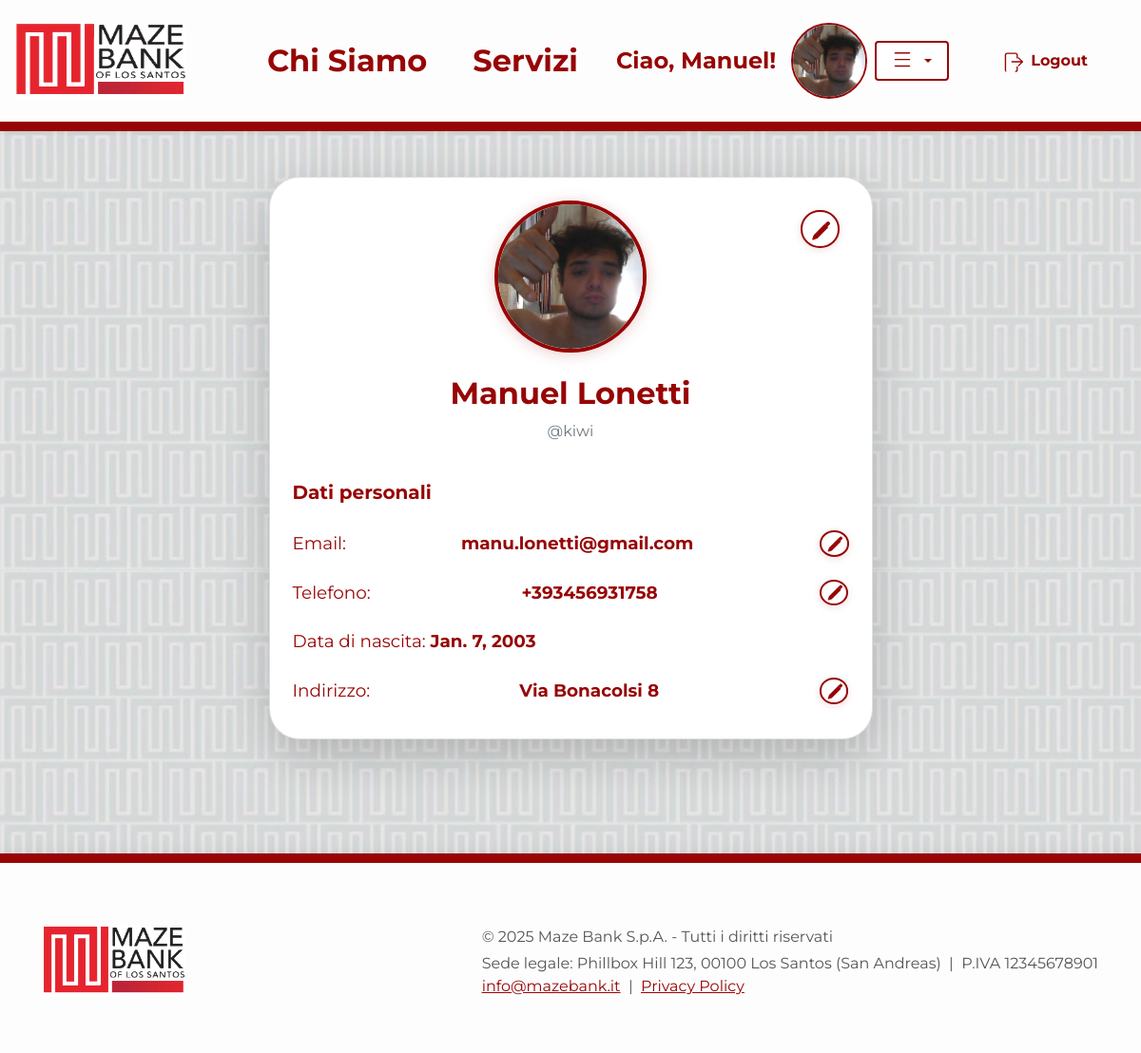
Page /banking/profilo/11 (signed in) on the earlier database version.
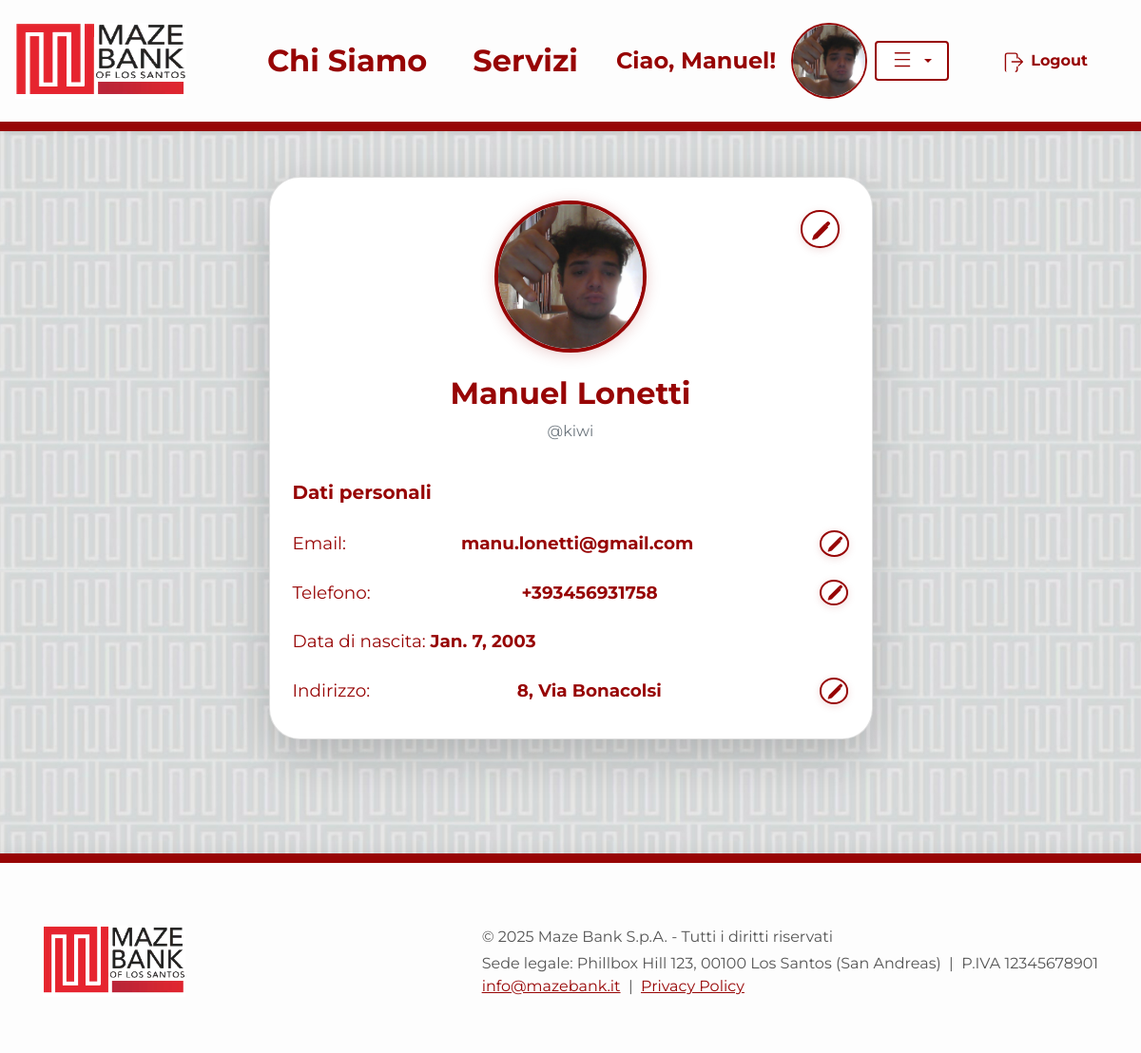
Same page on the later database version.
### Banking/models.py (models this page shows, shortened)
class User(AbstractUser):
    email = models.EmailField('Email', unique=True, blank=False, null=False)
    first_name = models.CharField(max_length=150, blank=False)
    last_name = models.CharField(max_length=150, blank=False)
    data_nascita = models.DateField()
    indirizzo = models.CharField(max_length=255)
    citta = models.CharField(max_length=100)
    cellulare = PhoneNumberField(unique=True)
    immagine_profilo = models.ImageField(upload_to='profile_images/', blank=True, null=True)
    REQUIRED_FIELDS = ['email', 'first_name', 'last_name', 'data_nascita', 'indirizzo', 'citta', 'cellulare']

### Banking/views/account_views/views.py (the view)
# urls.py: path('profilo/<pk>', DetailProfilo.as_view(), name='profilo'),
class DetailProfilo(SoloClientiRequiredMixin, LoginRequiredMixin ,DetailView):
    model = User
    template_name = 'Banking/profilo.html'
    context_object_name = 'utente'

### Banking/utils.py (called while the page is built)
    def dispatch(self, request, *args, **kwargs):
        if request.user.is_superuser or request.user.groups.filter(name='consulenti').exists():
            return redirect('warning')
        return super().dispatch(request, *args, **kwargs)

### Banking/templates/Banking/profilo.html (shortened to what this page needs)
{% extends "home.html" %}
{% load static %}
{% block content %}
<link rel="stylesheet" href="{% static 'css/Banking/profilo.css' %}">
<div class="container my-5">
    <div class="row justify-content-center">
        <div class="col-lg-7">
            <div class="profile-dashboard card shadow-lg p-4">
                <div class="text-center mb-4 position-relative">
                    <div id="img-row">
                        {% if user.immagine_profilo %}
                            <img src="{{ user.immagine_profilo.url }}" alt="Immagine profilo" class="profile-img-lg mb-3" id="profile-img">
                        {% else %}
                            <img src="{% static 'imgs/default_profile.png' %}" alt="Immagine profilo" class="profile-img-lg mb-3" id="profile-img">
                        {% endif %}
                        <button class="edit-btn-profile" title="Modifica immagine profilo" onclick="showImgForm()">
                        </button>
                    </div>
                    <h2 class="font-weight-bold text-mazebank-red mt-2">{{ user.first_name }} {{ user.last_name }}</h2>
                    <p class="text-muted">@{{ user.username }}</p>
                </div>
                <div class="user-info-section">
                    <h5 class="text-mazebank-red font-weight-bold mb-3">Dati personali</h5>
                    <ul class="list-group list-group-flush">
                        <li class="list-group-item d-flex justify-content-between align-items-center" id="email-row">
                            Email: <span class="font-weight-bold" id="email-value">{{ user.email }}</span>
                            <button class="edit-btn-field" title="Modifica email" onclick="showEmailForm()">
                            </button>
                        </li>
                        <li class="list-group-item d-flex justify-content-between align-items-center" id="telefono-row">
                            Telefono: <span class="font-weight-bold" id="telefono-value">{{ user.cellulare }}</span>
                            <button class="edit-btn-field" title="Modifica telefono" onclick="showTelefonoForm()">
                            </button>
                        </li>
                        <li class="list-group-item">Data di nascita: <span class="font-weight-bold">{{ user.data_nascita }}</span></li>
                        <li class="list-group-item d-flex justify-content-between align-items-center" id="indirizzo-row">
                            Indirizzo: <span class="font-weight-bold" id="indirizzo-value">{{ user.indirizzo }}</span>
                            <button class="edit-btn-field" title="Modifica indirizzo" onclick="showIndirizzoForm()">
                            </button>
                        </li>
                    </ul>
                </div>
            </div>
        </div>
    </div>
</div>
{% endblock %}

### templates/home.html (shortened to what the changed rows need)
{% load static %}
<!DOCTYPE html>
<html lang="it">
<head>
    {% block head %}
    <link href="https://cdn.jsdelivr.net/npm/bootstrap@4.6.2/dist/css/bootstrap.min.css" rel="stylesheet">
    <link href="{% static 'css/home.css' %}" rel="stylesheet">
    {% endblock %}
</head>
<body>
{% block navbar %}
<nav class="navbar navbar-expand-lg navbar shadow-sm justify-content-between navbar-mazebank">
    <div class="collapse navbar-collapse justify-content-end" id="navbarNav">
        <ul class="navbar-nav w-100 d-flex justify-content-end align-items-center">
            {% if not request.user.is_authenticated %}
                <li class="nav-item mx-3">
                    <a class="btn btn-outline-primary font-weight-bold px-4 py-2 d-flex align-items-center login-btn" href="{% url 'Banking:login' %}">
                        <span class="mr-2">
                            <svg xmlns="http://www.w3.org/2000/svg" width="22" height="22" fill="currentColor" class="bi bi-lock" viewBox="0 0 16 16">
                              <path d="M8 1a3 3 0 0 0-3 3v3h6V4a3 3 0 0 0-3-3zm-4 3a4 4 0 1 1 8 0v3a2 2 0 0 1 2 2v5a2 2 0 0 1-2 2H4a2 2 0 0 1-2-2V8a2 2 0 0 1 2-2V4z"/>
                            </svg>
                        </span>
                        Login
                    </a>
                </li>
                <li class="nav-item mx-3">
                    <a class="btn btn-mazebank-account font-weight-bold px-4 py-2 ml-2" href="{% url 'Banking:register' %}">Apri il Conto Online</a>
                </li>
            {% else %}
                <li class="nav-item mx-3 d-flex align-items-center">
                    <span class="font-weight-bold mr-2" style="font-size:1.5rem;">
                        Ciao, {{ request.user.first_name|default:request.user.username }}!
                    </span>
                    <div class="d-flex align-items-center">
                        {% if request.user.immagine_profilo %}
                            <a href="{% url 'Banking:profilo' request.user.pk %}">
                                <img src="{{ request.user.immagine_profilo.url }}" alt="Profilo" class="navbar-profile-img ml-2" style="cursor:pointer;">
                            </a>
                        {% else %}
                            <a href="{% url 'Banking:profilo' request.user.pk %}">
                                <img src="{% static 'imgs/default_profile.png' %}" alt="Profilo" class="navbar-profile-img ml-2" style="cursor:pointer;">
                            </a>
                        {% endif %}
                        <div class="dropdown ml-2">
                            <button class="btn btn-outline-secondary dropdown-toggle px-3 py-2 d-flex align-items-center" type="button" id="profileDropdown" data-toggle="dropdown" aria-haspopup="true" aria-expanded="false">
                                <svg xmlns="http://www.w3.org/2000/svg" width="22" height="22" fill="currentColor" class="bi bi-list mr-2" viewBox="0 0 16 16">
                                  <path fill-rule="evenodd" d="M2.5 12.5a.5.5 0 0 1 0-1h11a.5.5 0 0 1 0 1h-11zm0-5a.5.5 0 0 1 0-1h11a.5.5 0 0 1 0 1h-11zm0-5a.5.5 0 0 1 0-1h11a.5.5 0 0 1 0 1h-11z"/>
                                </svg>
                            </button>
                        </div>
                    </div>
                </li>
                <li class="nav-item mx-3">
                    <form action="{% url 'Banking:logout' %}" method="post" style="display:inline;">
                        <button type="submit" class="btn btn-outline-danger font-weight-bold px-4 py-2 d-flex align-items-center" style="border:none; background:none;">
                            <span class="mr-2">
                            </span>
                            Logout
                        </button>
                    </form>
                </li>
            {% endif %}
        </ul>
    </div>
</nav>
{% endblock %}
{% block content %}{% endblock %}
</body>
</html>

Differences in the rows shown:
changed User "Manuel": indirizzo "Via Bonacolsi 8" → "8, Via Bonacolsi"
